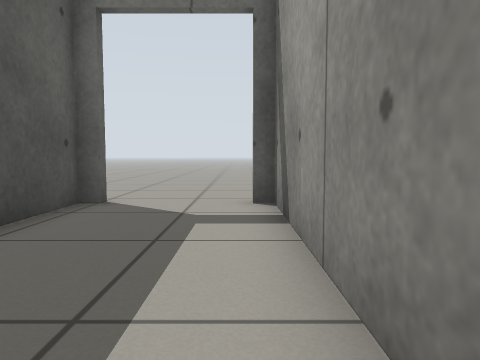
view 1 (above)

12 first-person views from a walk through a world built for the Gazebo simulator. The camera is 0.5 m above the floor, tilts 4° down and sees 70° across. The floor is counted in squares, 0.5 m on a side. Each view is taken from the middle of a square. On the plan, view 1 faces up. The plan holds only what a view shows up to about 13 squares ahead; the rest is blank.

view 2
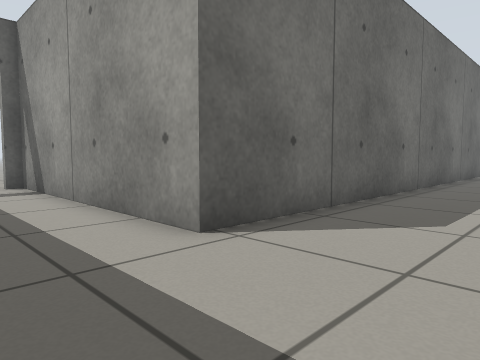

view 3
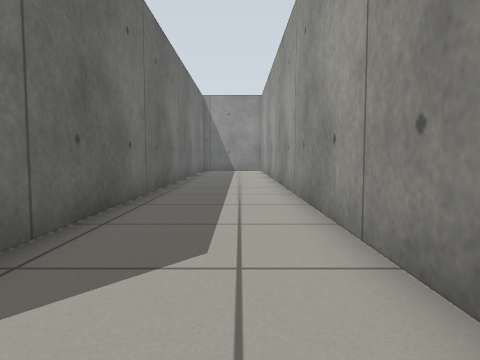

view 4
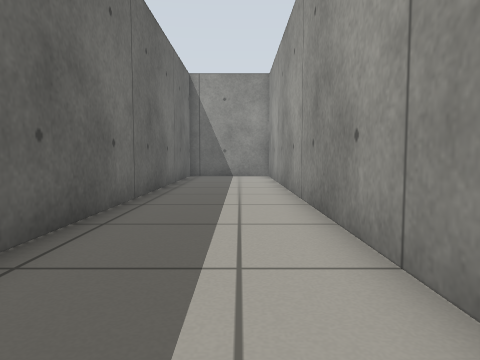

view 5
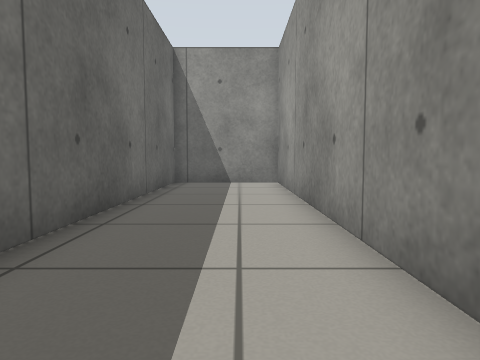

view 6
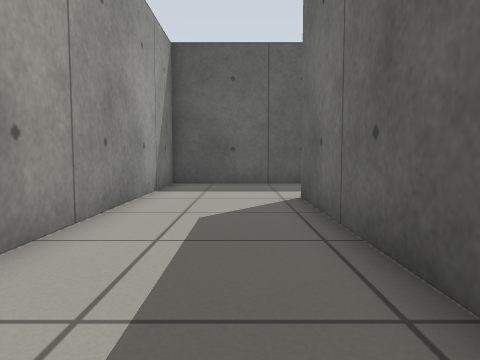

view 7
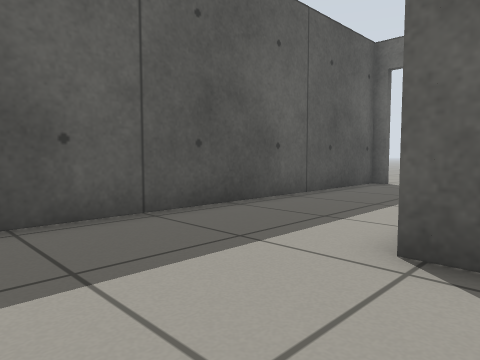

view 8
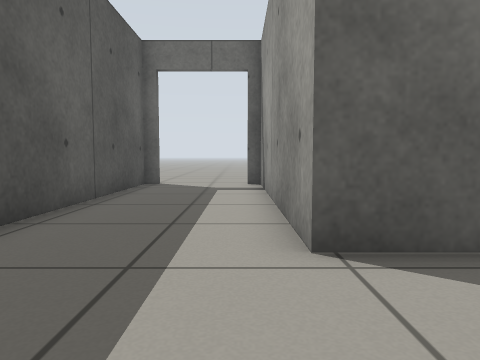

view 9
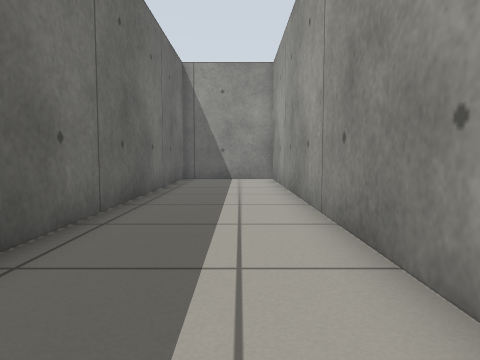

view 10
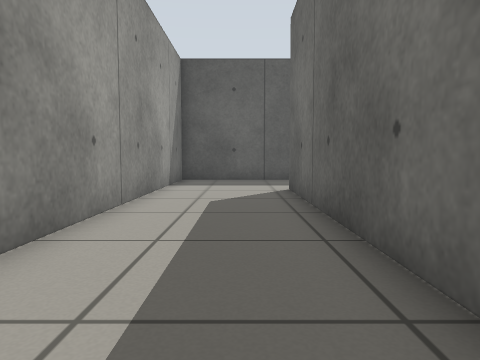

view 11
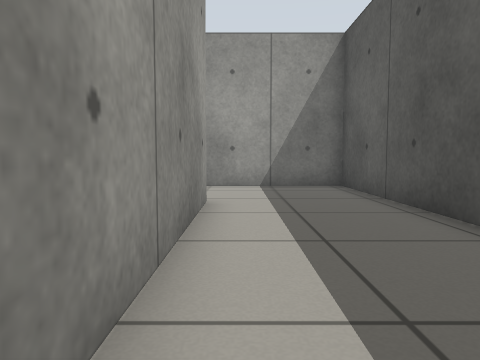

view 12
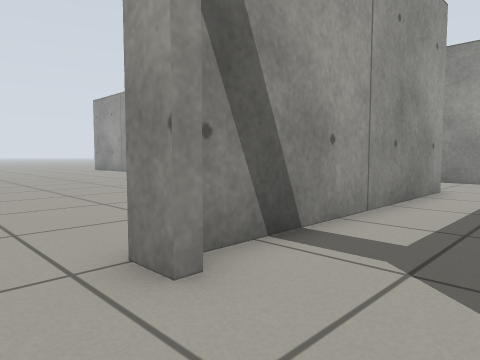

### Floor plan
Points are (right, up) in squares from view 1. A wall is a line through its corners. A room is listed if a view was taken in it or the views show most of it. See-through windows are left out.
Room 1 (views 1, 2, 3, 4, 5, 6, 7, 8, 9, 10, 11)
walls: (-3.4, 7.2) (-3.4, -5.4) (22.9, -5.4) (22.9, -1.5) (0.7, -1.5) (0.7, 7.2) (0.2, 7.2)
ways out: open door at (-1.5, 7) to room 2
Room 2 (view 12)
walls: (0.3, 7.5) (1.1, 7.5)
ways out: open door at (-1.5, 7) to room 1

Where each view was taken, in squares from view 1:
view 1: 0 up, 0 right, facing up
view 2: 5 down, 2 left, facing up-right
view 3: 4 down, 0 right, facing right
view 4: 4 down, 6 right, facing right
view 5: 4 down, 10 right, facing right
view 6: 3 down, 9 right, facing left
view 7: 5 down, 2 right, facing up-left
view 8: 5 down, 0 right, facing up
view 9: 4 down, 8 right, facing right
view 10: 3 down, 11 right, facing left
view 11: 6 up, 0 right, facing down
view 12: 9 up, 2 left, facing down-right
